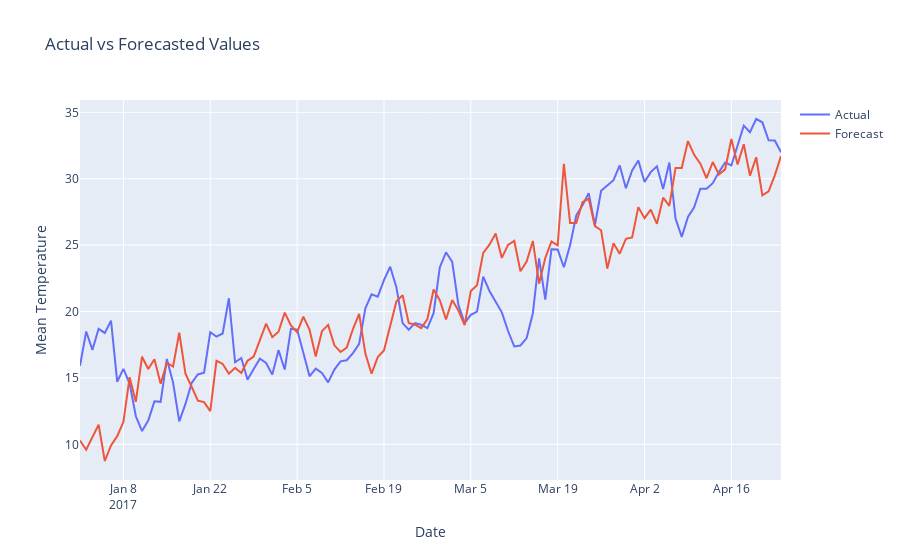

Write notebook code for a chart like this one.
### Code cell
validation.evaluate_forecast_plot(forecast, test_data, "meantemp", "Mean Temperature" )
